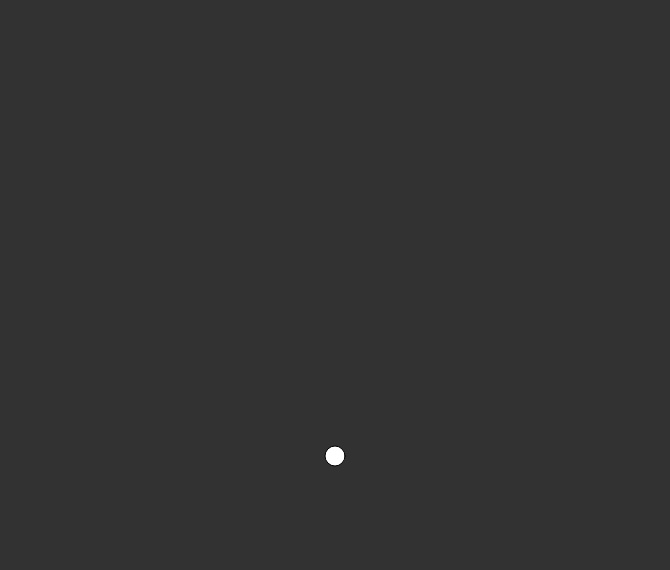
Frame 1 (no input)
Frame 60 (no input): identical to frame 1, image omitted
Frame 120 (the mouse pressed at the canvas centre since frame 60): identical to frame 1, image omitted

The p5.js sketch that drew this single still picture (run headless with seeded random() and noise() and a simulated clock; from frame 60 on, the mouse is pressed at the canvas centre):

// p5.js sketch
// ── sketch.js
let s;
function setup() {
  createCanvas(670, 570);
  s = new ship();
}
function draw() {
  background(50);
  s.update();
  s.display();
}
class ship {
    constructor() {
        this.x = width/2;
        this.y = height*0.8;
    }
    update() {
        if(keyIsDown(LEFT_ARROW))
            this.x-=5;
        if (keyIsDown(RIGHT_ARROW))
            this.x+=5;
    }
    display() {
        fill(255);
        circle(this.x,this.y,20,20);
    }
}
